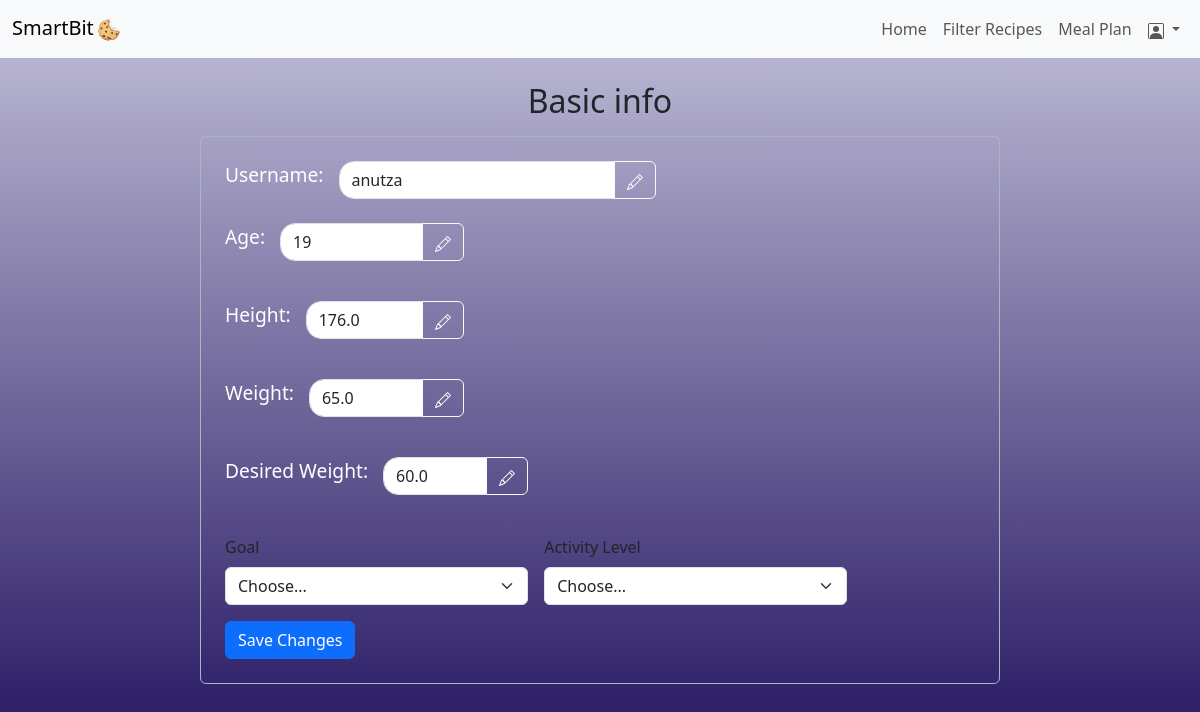
Screenshot of /profile (signed in) with the database file from the repository.
### tables this page shows
CREATE TABLE users (                user_id INTEGER PRIMARY KEY AUTOINCREMENT,                name TEXT NOT NULL,                username TEXT,                email TEXT NOT NULL UNIQUE,                password TEXT NOT NULL,                age INTEGER NOT NULL,                gender TEXT NOT NULL,                caloric_goal INTEGER NOT NULL,                height REAL NOT NULL,                weight REAL NOT NULL,                weight_goal REAL NOT NULL,                activity TEXT NOT NULL,                recommended_calories REAL NOT NULL);

### app.py (the view, shortened to what this page needs)
@app.route('/profile', methods=['GET', 'POST'])
def profile():
    user_id = session['user_id']
    connection = sqlite3.connect("database.db")
    cursor = connection.cursor()
    cursor.execute("SELECT * FROM users WHERE user_id = ?", (user_id,))
    user_info = cursor.fetchone()
    connection.commit()
    connection.close()
    return render_template('profile.html', user_info=user_info)

### templates/profile.html (shortened to what this page needs)
<!DOCTYPE html>
<html lang="en">
<head>
    <link href="https://cdn.jsdelivr.net/npm/bootstrap@5.3.0-alpha1/dist/css/bootstrap.min.css" rel="stylesheet">
    <link rel="stylesheet" href="{{ url_for('static', filename='css/styles.css') }}">
</head>
<body class = "body-home">
    {% include 'navbar_logged_in.html' %}
    <h2 class="text-center mt-4"> Basic info</h2>
    <div class="d-flex justify-content-center align-items-center vh-50">
    <div class="form-container border border-dark-subtle rounded p-4 mt-2" style="width: 100%; max-width: 800px;">
        <form class="row g-3" action="{{ url_for('profile') }}" method="POST">
            <div class="col-md-7">
                <div class="input-group mb-2">
                    <label class="form-label me-3" style="color: white; font-size: larger;">Username:</label>
                    <input name="username" id="usernameInput" type="text" class="form-control" placeholder="@{{user_info[2]}}" aria-label="Recipient's username" style="border-top-left-radius: 15px; border-bottom-left-radius: 15px;" value="{{user_info[2]}}" readonly>
                    <button class="btn btn-outline-light" type="button" id="userButton">
                    </button>
                </div>
            </div>
            <div class="col-md-5"></div>
            <div class="col-md-4">
                <div class="input-group mb-4">
                    <label class="form-label me-3" style="color: white; font-size: larger;">Age:</label>
                    <input name="age" id="ageInput" type="text" class="form-control" placeholder="{{user_info[5]}}" aria-label="Recipient's age" style="border-top-left-radius: 15px; border-bottom-left-radius: 15px;" value="{{user_info[5]}}" readonly>
                    <button class="btn btn-outline-light" type="button" id="ageButton"></button>
                </div>
            </div>
            <div class="col-md-8"></div>
            <div class="col-md-4">
                <div class="input-group mb-4">
                    <label class="form-label me-3" style="color: white; font-size: larger;">Height:</label>
                    <input name="height" id="heightInput" type="text" class="form-control" placeholder="{{user_info[8]}} cm" aria-label="Recipient's height" style="border-top-left-radius: 15px; border-bottom-left-radius: 15px;" value="{{user_info[8]}}"readonly>
                    <button class="btn btn-outline-light" type="button" id="heightButton"></button>
                </div>
            </div>
            <div class="col-md-8"></div>
            <div class="col-md-4">
                <div class="input-group mb-4">
                    <label class="form-label me-3" style="color: white; font-size: larger;">Weight:</label>
                    <input name="weight" id="weightInput"type="text" class="form-control" placeholder="{{user_info[9]}} kg" aria-label="Recipient's weight" style="border-top-left-radius: 15px; border-bottom-left-radius: 15px;" value="{{user_info[9]}}" readonly>
                    <button class="btn btn-outline-light" type="button" id="weightButton"></button>
                </div>
            </div>
            <div class="col-md-8"></div>
            <div class="col-md-5">
                <div class="input-group mb-4">
                    <label class="form-label me-3" style="color: white; font-size: larger;">Desired Weight:</label>
                    <input name="weight_goal" id="desiredWeightInput" type="text" class="form-control" placeholder="{{user_info[10]}} kg" aria-label="Recipient's weight" style="border-top-left-radius: 15px; border-bottom-left-radius: 15px;" value="{{user_info[10]}}" readonly>
                    <button class="btn btn-outline-light" type="button" id="desiredWeightButton"></button>
                </div>
            </div>
            <div class="col-md-7"></div>
            <div class="col-md-5">
                <label for="validationServer04" class="form-label">Goal</label>
                <select name="goal" class="form-select" value="{{user_info[7]}}" required>
                    <option selected disabled value="">Choose...</option>
                </select>
            </div>
            <div class="col-md-5">
                <label for="validationServer04" class="form-label">Activity Level</label>
                <select name="activity" class="form-select" value="{{user_info[11]}}" required>
                    <option selected disabled value="">Choose...</option>
                </select>
            </div>
            <div class="col-12">
                <button class="btn btn-primary" type="submit" id="liveAlertBtn">Save Changes</button>
            </div>
        </form>
    </div>
</div>
</body>
</html>

### static/css/styles.css (style rules this page uses)
.body-home { background: linear-gradient(to bottom, #c3c1da, #1b0b5a); min-height: 100vh; background-size: cover; }

### rows the page displays
users: username "anutza", age "19", height "176.0", weight "65.0", weight_goal "60.0"
